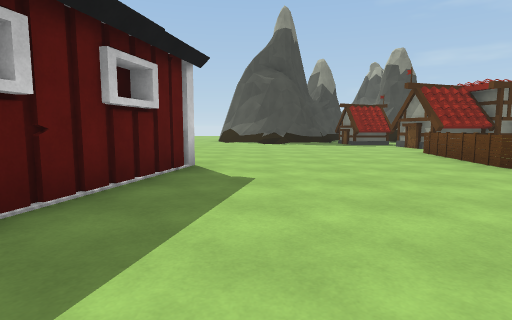
view 1 (above)

24 first-person views from a walk through a Unity game level. The camera is 1.2 m above the floor, tilts 6° down and sees 80° across. The floor is counted in squares, 2 m on a side. Each view is taken from the middle of a square. On the plan, view 1 faces up. The plan holds only what a view shows up to about 9 squares ahead; the rest is blank. The place goes on beyond the plan. Some animated figures are left out.

view 2
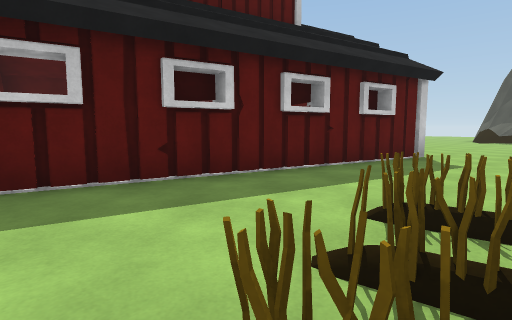

view 3
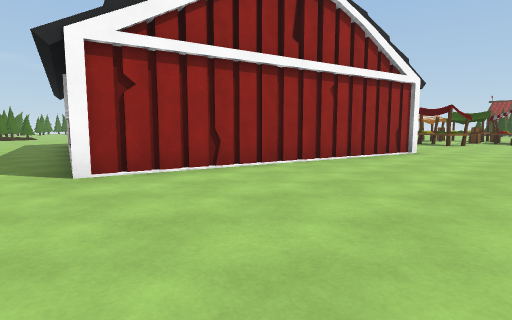

view 4
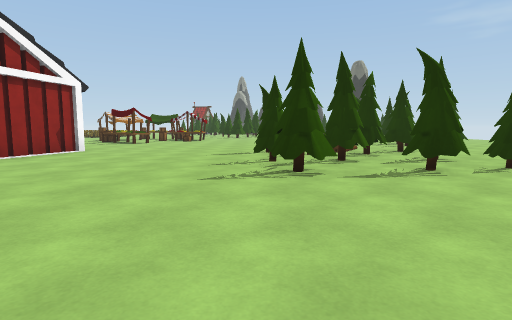

view 5
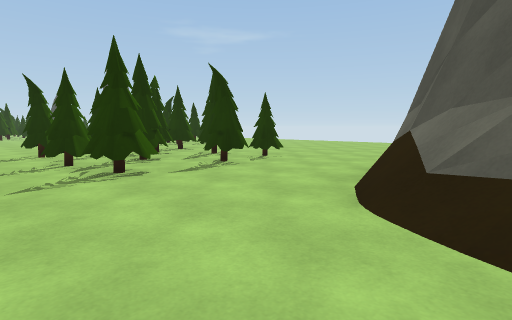

view 6
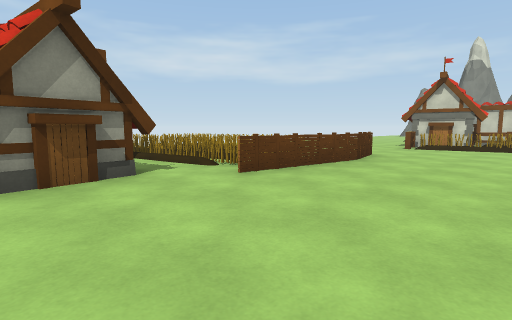

view 7
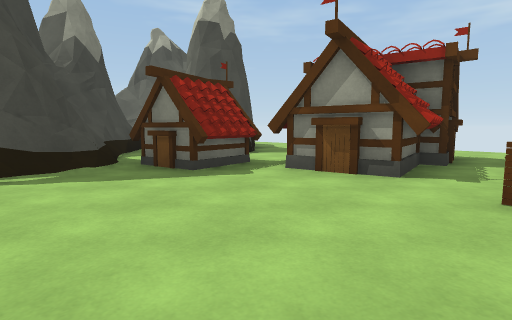

view 8
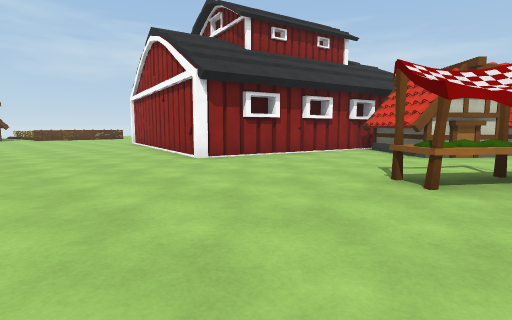

view 9
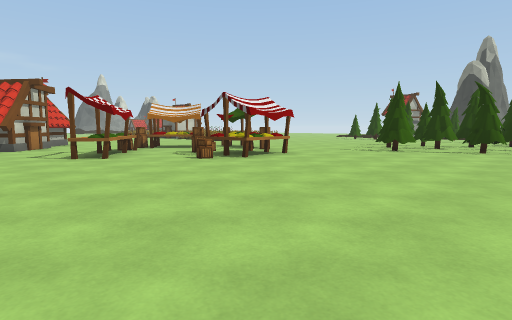

view 10
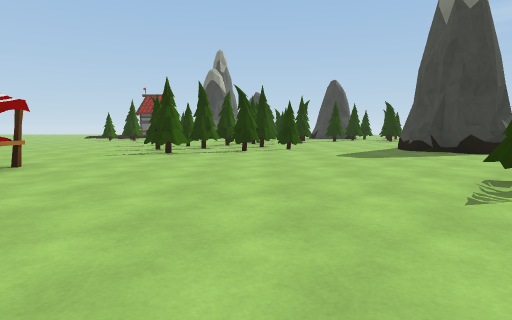

view 11
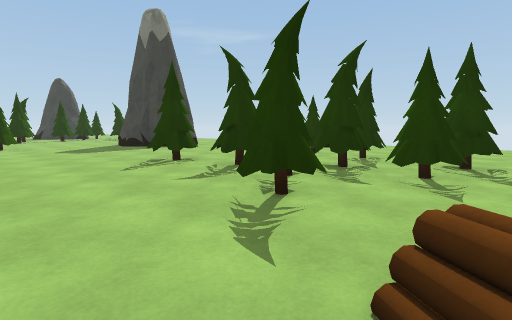

view 12
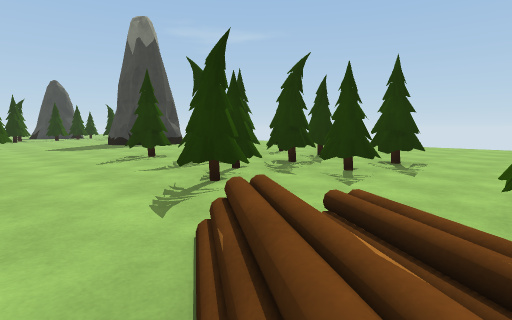

view 13
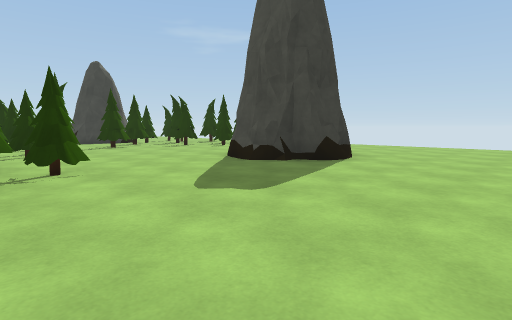

view 14
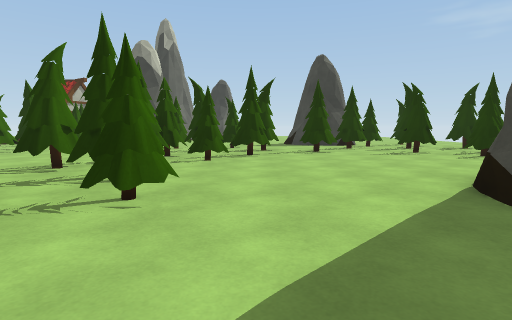

view 15
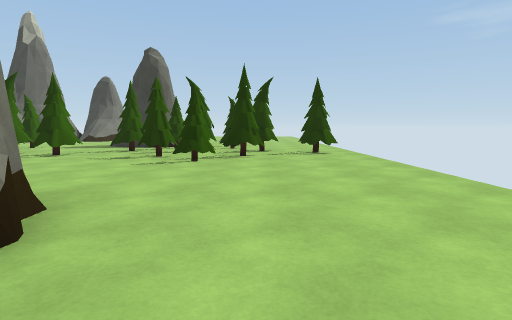

view 16
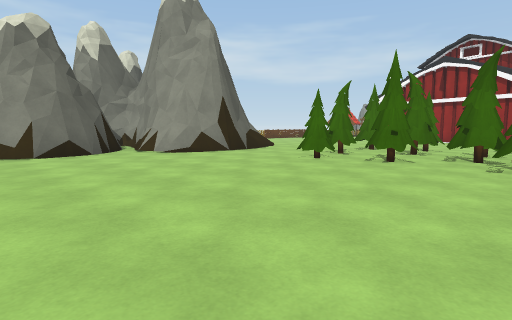

view 17
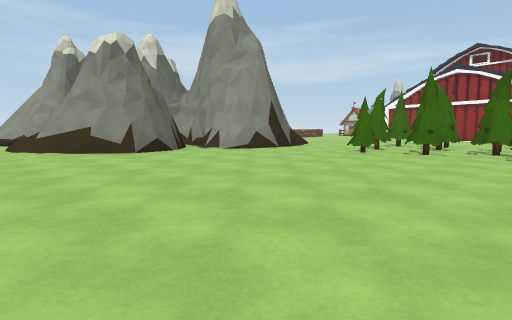

view 18
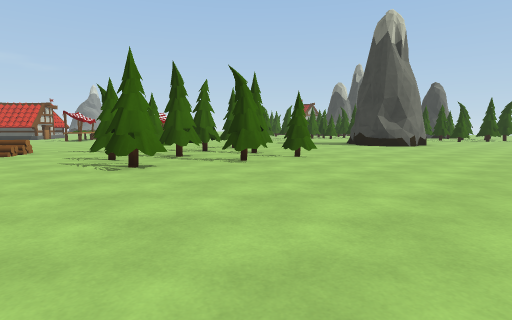

view 19
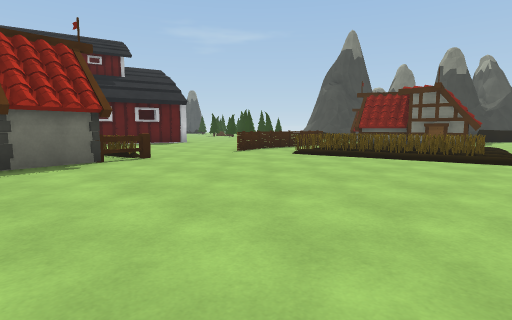

view 20
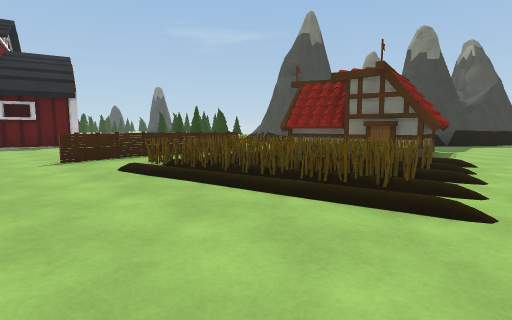

view 21
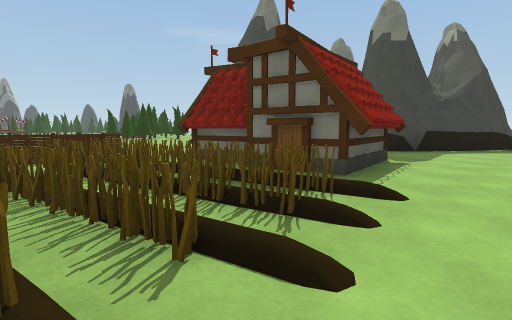

view 22
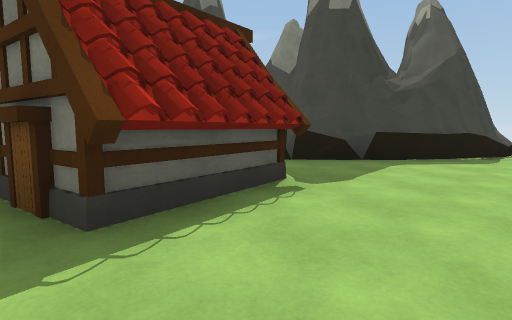

view 23
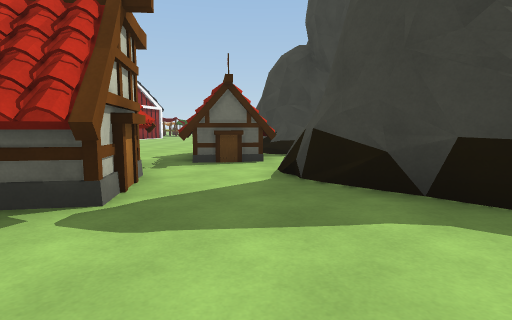

view 24
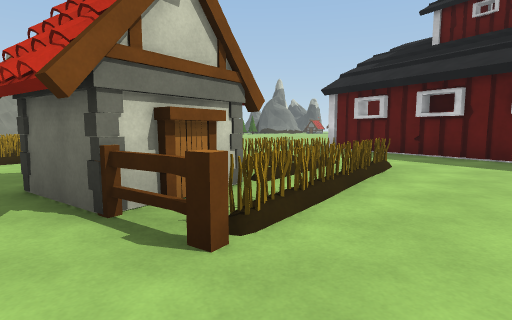

### Floor plan
Key: @ floor where view 1 was taken; # wall or solid block; x gap in a wall; . floor; / step, stairs or slope; = window, fence, low wall or low ledge; ^ raised ledge; B barn; T thing the floor can be seen under or through.
Columns run from 27 left of view 1 to 10 right of it. Each row starts with its distance up from view 1.
 22 ..x.....  ..  ...........
 21 .##..........................=
 20 .###.......................=##
 19 ##.#.......................##
 18 ##.#...##/....##...........##
 17 .#.....##/....#..#.........##       #
 16 ..#....//.......##........###  ##  ##
 15 .............##.#..#.TTT..##  ###  #.
 14 ..##............#...TTTT..##  ##  ##.
 13 ###=#.TT#.........==TTTT..###### ##...
 12  ####.TT#...........TTTT...###.#......
 11     .TTT............TTTT.......##.....
 10    ... T.#......................####..
  9   ...  ##.......................####..
  8  #.#   .....##..................x.....
  7  ..    ....##..................======.
  6        ...  ..##...B##.........======.
  5        ..   #.^....B BBB##B....======.
  4             ## ....B     B.....===##..
  3                .#.BB     B............
  2                ####      B............
  1                #  B      B............
  0                   B      B.@==###.....
 -1                   BB    BB..==###.....
 -2                       BBB....= .x.....

Where each view was taken, in squares from view 1:
view 1: 0 up, 0 right, facing up
view 2: 2 down, 1 right, facing up-left
view 3: 9 up, 0 right, facing down-left
view 4: 11 up, 0 right, facing left
view 5: 10 up, 0 right, facing up-left
view 6: 10 up, 1 right, facing down-right
view 7: 7 up, 1 right, facing up-right
view 8: 10 up, 13 left, facing down-right
view 9: 13 up, 10 left, facing down-left
view 10: 12 up, 11 left, facing left
view 11: 12 up, 9 left, facing up-left
view 12: 12 up, 8 left, facing up-left
view 13: 12 up, 15 left, facing up-left
view 14: 14 up, 17 left, facing left
view 15: 20 up, 18 left, facing left
view 16: 20 up, 8 left, facing down-right
view 17: 22 up, 8 left, facing down-right
view 18: 22 up, 8 left, facing down-left
view 19: 2 down, 10 right, facing up-left
view 20: 2 up, 10 right, facing up-left
view 21: 5 up, 10 right, facing up-left
view 22: 8 up, 10 right, facing up-left
view 23: 12 up, 10 right, facing left
view 24: 2 up, 5 right, facing down-left
